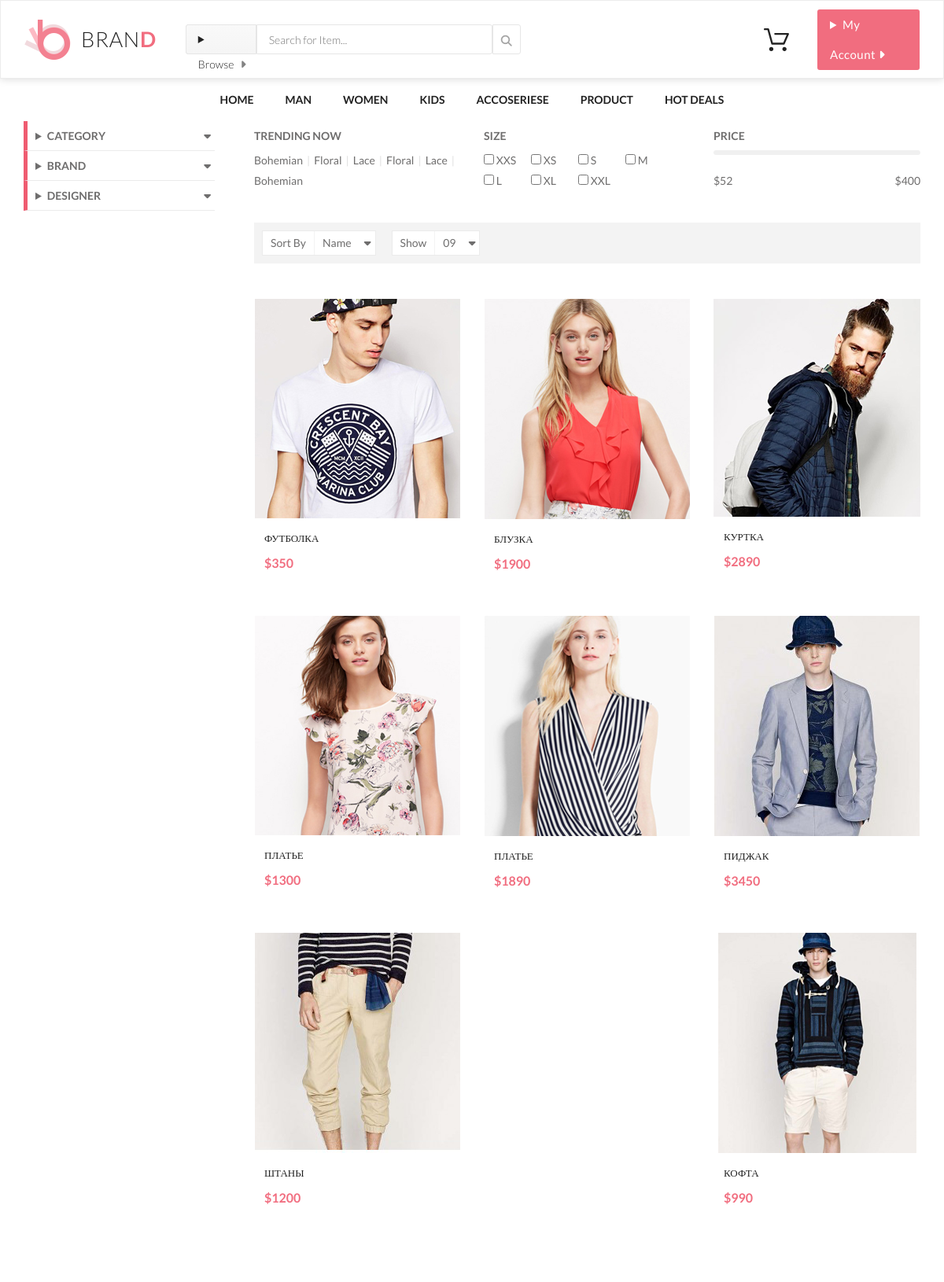
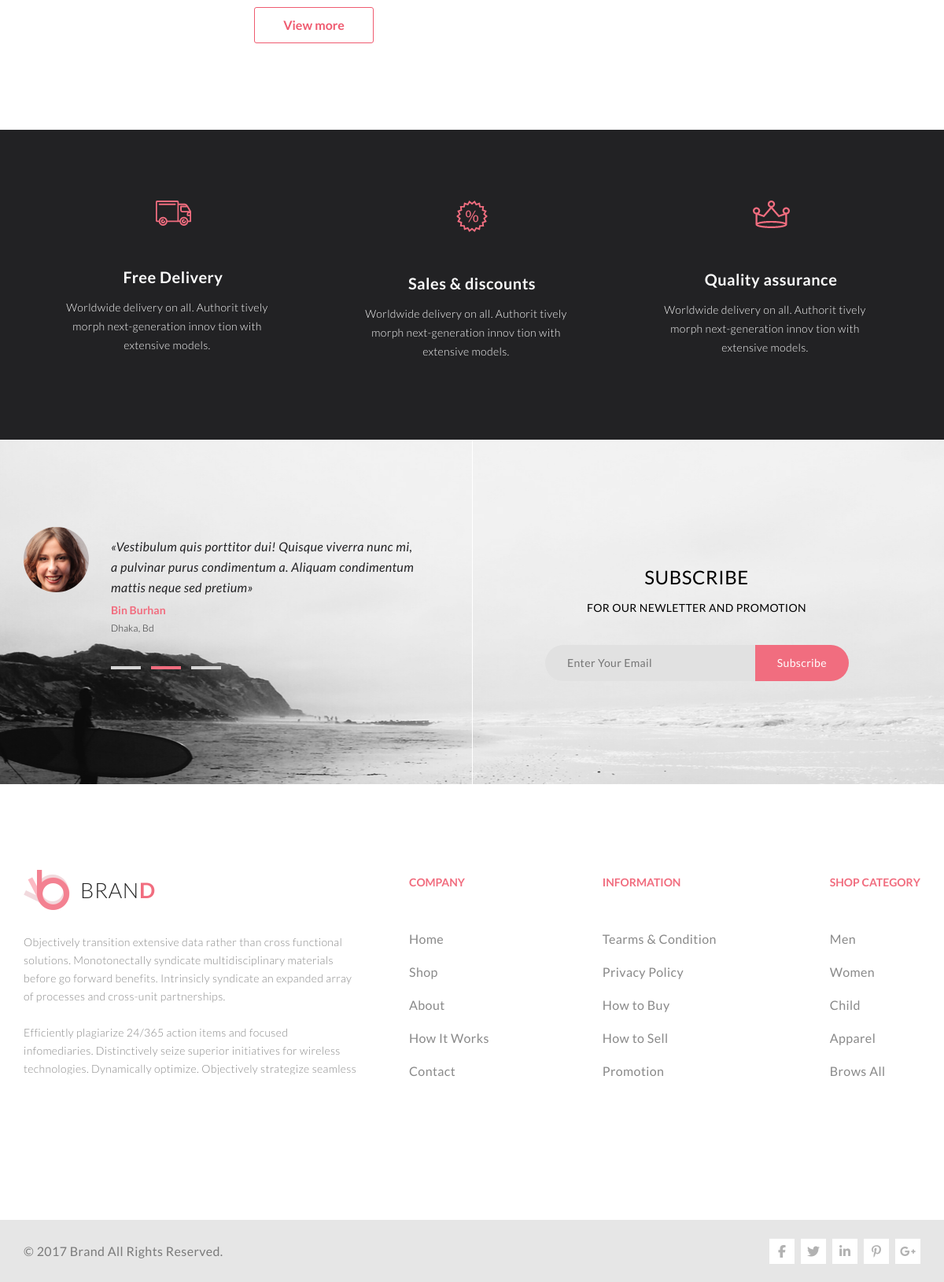
The app's page /?c=product&a=catalog with its own data (2 pictures, top to bottom).
### tables this page shows
CREATE TABLE `products` (
  `id` int NOT NULL,
  `name` varchar(255) NOT NULL,
  `description` varchar(255) NOT NULL,
  `price` int NOT NULL,
  `image` varchar(255) NOT NULL
);

### engine/Autoload.php (called while the page is built, shortened)
<?php
class Autoload
{
    public function loadClass($className) {
            $fileName = str_replace(['app', '\\'], [ROOT_DIR, DS], $className) . ".php";
    }
}

### model/Product.php (called while the page is built, shortened)
<?php
class Product extends DbModel
{
    public static function getTableName()
    {
        return 'products';
    }
}

### model/DbModel.php (called while the page is built, shortened)
<?php
abstract class DbModel extends Model
{
    public static function getAll() {
        $tableName = static::getTableName();
        $sql = "SELECT * FROM {$tableName}";
        return Db::getInstance()->queryAll($sql);
    }
}

### traits/TSingletone.php (called while the page is built, shortened)
<?php
trait TSingletone
{
    private static $instance = null;
    public static function getInstance() {
        if (is_null(static::$instance)) {
            static::$instance = new static();
        }
        return static::$instance;
    }
}

### engine/Db.php (called while the page is built, shortened)
<?php
class Db
{
    private $config = [
        'driver' => 'mysql',
        'host' => 'localhost:3306',
        'login' => 'root',
        'password' => 'root',
        'database' => 'shop',
        'charset' => 'utf8'
    ];
    protected $connection = null;
    protected function getConnection()
    {
        if (is_null($this->connection)) {
            $this->connection = new \PDO(
                $this->prepareDsnString(),
                $this->config['login'],
                $this->config['password']);
            $this->connection->setAttribute(\PDO::ATTR_DEFAULT_FETCH_MODE, \PDO::FETCH_ASSOC);
        }
        return $this->connection;
    }
    protected function prepareDsnString()
    {
        return sprintf("%s:host=%s;dbname=%s;charset=%s",
            $this->config['driver'],
            $this->config['host'],
            $this->config['database'],
            $this->config['charset']
        );
    }
    protected function query($sql, $params)
    {
        $stmt = $this->getConnection()->prepare($sql);
        $stmt->execute($params);
        return $stmt;
    }
    public function queryAll($sql, $params = [])
    {
        return $this->query($sql, $params)->fetchAll();
    }
}

### views/catalog.php (the view, shortened to what this page needs)
<main class="center">
    <aside>
        <details class="side-menu">
            <summary>category</summary>
        </details>
        <details class="side-menu">
            <summary>brand</summary>
        </details>
        <details class="side-menu">
            <summary>designer</summary>
        </details>
    </aside>
    <div class="main-content">
        <div class="main-content__filter">
            <div class="filter__top">
                <div class="trending">
                    <h2 class="filter__top__title">trending now</h2>
                    <ul>
                        <li class="filter__list"><a href="#" class="filter__link">Bohemian</a></li>
                        <li class="filter__list"><a href="#" class="filter__link">Floral</a></li>
                        <li class="filter__list"><a href="#" class="filter__link">Lace</a></li>
                        <li class="filter__list"><a href="#" class="filter__link">Floral</a></li>
                        <li class="filter__list"><a href="#" class="filter__link">Lace</a></li>
                        <li class="filter__list"><a href="#" class="filter__link">Bohemian</a></li>
                    </ul>
                </div>
                <div class="size">
                    <h2 class="filter__top__title">size</h2>
                    <div class="filter__checkbox">
                        <label><input type="checkbox"> XXS</label>
                        <label><input type="checkbox"> XS</label>
                        <label><input type="checkbox"> S</label>
                        <label><input type="checkbox"> M</label>
                        <label><input type="checkbox"> L</label>
                        <label><input type="checkbox"> xl</label>
                        <label><input type="checkbox"> XXL</label>
                    </div>
                </div>
                <div class="price">
                    <h2 class="filter__top__title">price</h2>
                    <div class="price-selector"></div>
                    <div class="price-value">
                        <span>$52</span>
                        <span>$400</span>
                    </div>
                </div>
            </div>
            <div class="filter__bottom">
                <div class="sort">
                    <span>Sort By</span>
                    <details>
                        <summary>Name</summary>
                    </details>
                </div>
                <div class="show">
                    <span>Show</span>
                    <details>
                        <summary>09</summary>
                    </details>
                </div>
            </div>
        </div>
        <div class="product-box center">
            <div class="product-box__list">
                <?php foreach ($catalog as $item):?>
                    <div class="product">
                        <a href="/?c=product&a=card&id=<?=$item['id']?>" class="product__img">
                            <img src="<?=IMAGES_DIR . $item['image'];?>" alt="img">
                        </a>
                        <div class="product__content">
                            <a href="#" class="product__name"><?=$item['name']?></a>
                            <p class="product__price">$<?=$item['price']?>
                            </p>
                        </div>
                    </div>
                <?php endforeach;?>
            </div>
        </div>
        <div class="main-content__pagination">
            <div class="pagination-button">
                <a href="/?c=product&a=catalog&page=<?=$page?>">View more</a>
            </div>
        </div>
    </div>
</main>
<div class="product-feature center">
    <div class="feature__box product-feature__box">
        <div class="feature__box__content">
            <img src="img/icons/Forma_1.png" alt="icon">
            <h2>Free Delivery</h2>
            <p>Worldwide delivery on&nbsp;all. Authorit tively morph next-generation innov tion with extensive models.</p>
        </div>
    </div>
    <div class="feature__box product-feature__box">
        <div class="feature__box__content">
            <img src="img/icons/Forma_2.png" alt="icon">
            <h2>Sales & discounts</h2>
            <p>Worldwide delivery on&nbsp;all. Authorit tively morph next-generation innov tion with extensive models.</p>
        </div>
    </div>
    <div class="feature__box product-feature__box">
        <div class="feature__box__content">
            <img src="img/icons/Forma_3.png" alt="icon">
            <h2>Quality assurance</h2>
            <p>Worldwide delivery on&nbsp;all. Authorit tively morph next-generation innov tion with extensive models.</p>
        </div>
    </div>
</div>

### records on screen
products: image (picture), name "ФУТБОЛКА", price "350"
products: image (picture), name "БЛУЗКА", price "1900"
products: image (picture), name "КУРТКА", price "2890"
products: image (picture), name "ПЛАТЬЕ", price "1300"
products: image (picture), name "ПЛАТЬЕ", price "1890"
products: image (picture), name "ПИДЖАК", price "3450"
products: image (picture), name "ШТАНЫ", price "1200"
products: image (picture), name "КОФТА", price "990"
